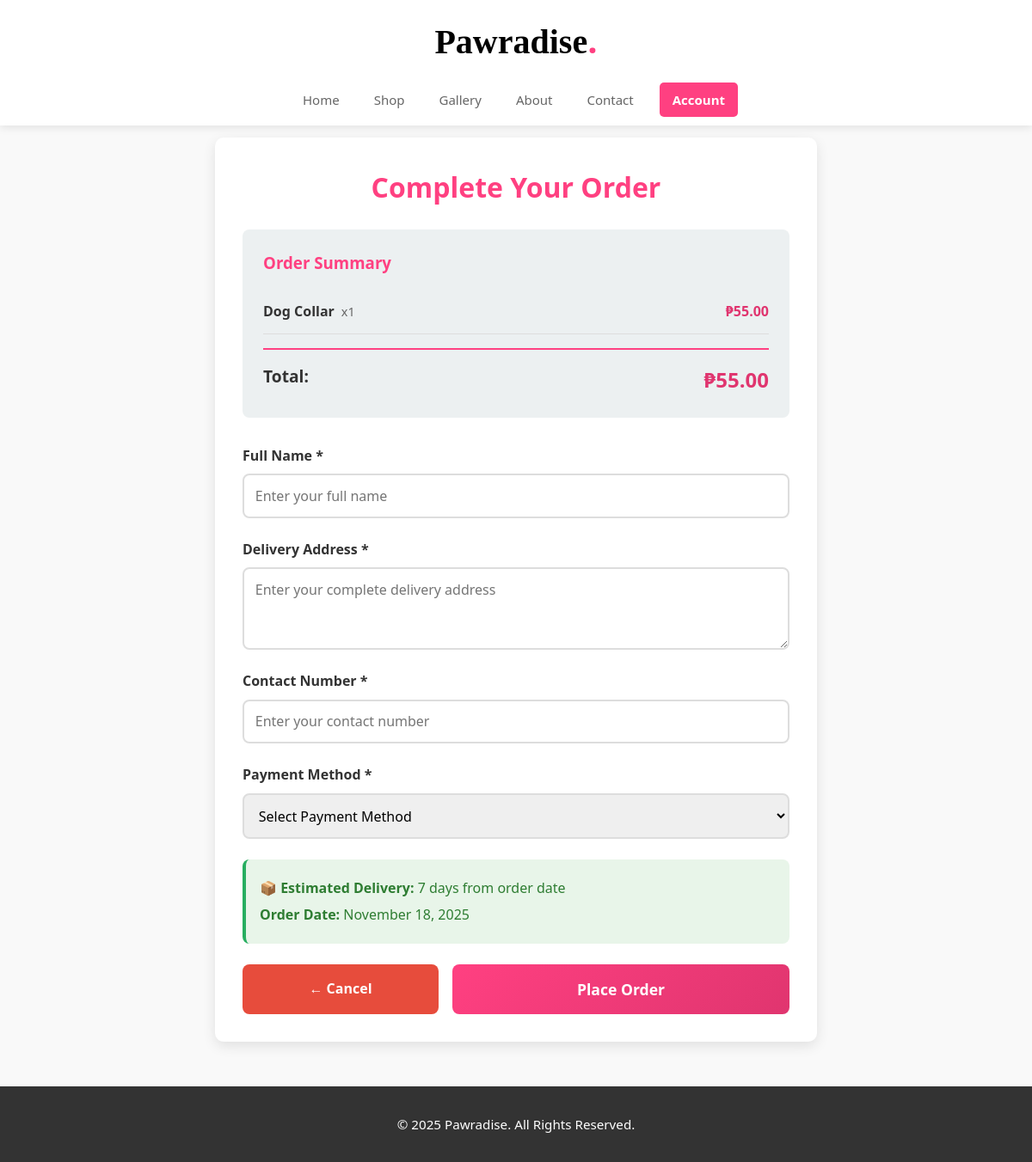
/buy_now/1 (signed in), run on the app's committed database.
### app.py (models this page shows)
class Product(db.Model):
    id = db.Column(db.Integer, primary_key=True)
    name = db.Column(db.String(100), nullable=False)
    price = db.Column(db.Float, nullable=False)
    description = db.Column(db.Text, nullable=True)
    image = db.Column(db.String(255))
    seller_id = db.Column(db.Integer, db.ForeignKey('user.id'), nullable=True)
    stock = db.Column(db.Integer, default=0)
    sales_count = db.Column(db.Integer, default=0)
    category = db.Column(db.String(50), nullable=True)

### app.py (the view)
@app.route('/buy_now/<int:product_id>')
@login_required
def buy_now(product_id):
    if session.get('role') == 'admin':
        flash('Admin accounts cannot purchase products.', 'error')
        return redirect(url_for('shop'))
    product = Product.query.get(product_id)
    if not product or product.stock < 1:
        flash('Product is out of stock.', 'error')
        return redirect(url_for('shop'))
    session['buy_now_product'] = product_id
    return render_template('order_form.html', cart_items=[(None, product)], buy_now=True)

### app.py (called while the page is built)
@app.context_processor
def utility_processor():
    return dict(timedelta=timedelta, now=datetime.utcnow)

def login_required(f):
    @wraps(f)
    def decorated_function(*args, **kwargs):
        if 'username' not in session:
            flash('Please login to access this page.', 'error')
            return redirect(url_for('login'))
        return f(*args, **kwargs)
    return decorated_function

### templates/order_form.html (shortened to what this page needs)
{% extends "base.html" %}
{% block content %}
<section class="order-form-section">
  <h2>Complete Your Order</h2>
  <div class="order-summary-box">
    <h3>Order Summary</h3>
    {% set total = namespace(value=0) %}
    {% for item, product in cart_items %}
      {% set qty = item.quantity if item else 1 %}
      <div class="summary-item">
        <div class="summary-product">
          <strong>{{ product.name }}</strong>
          <span class="summary-qty">x{{ qty }}</span>
        </div>
        <span class="summary-price">₱{{ "%.2f"|format(product.price * qty) }}</span>
      </div>
      {% set total.value = total.value + (product.price * qty) %}
    {% endfor %}
    <div class="summary-total">
      <strong>Total:</strong>
      <strong class="total-amount">₱{{ "%.2f"|format(total.value) }}</strong>
    </div>
  </div>
  <form action="{{ url_for('place_order') }}" method="POST" class="order-form">
    <div class="form-group">
      <label for="customer_name">Full Name *</label>
      <input type="text" id="customer_name" name="customer_name" placeholder="Enter your full name" required>
    </div>
    <div class="form-group">
      <label for="address">Delivery Address *</label>
      <textarea id="address" name="address" rows="3" placeholder="Enter your complete delivery address" required></textarea>
    </div>
    <div class="form-group">
      <label for="contact_number">Contact Number *</label>
      <input type="tel" id="contact_number" name="contact_number" placeholder="Enter your contact number" required>
    </div>
    <div class="form-group">
      <label for="payment_method">Payment Method *</label>
      <select id="payment_method" name="payment_method" required>
        <option value="">Select Payment Method</option>
      </select>
    </div>
    <div class="delivery-info">
      <p>📦 <strong>Estimated Delivery:</strong> 7 days from order date</p>
      <p> <strong>Order Date:</strong> {{ now().strftime("%B %d, %Y") }}</p>
    </div>
    <div class="form-actions">
      <a href="{{ url_for('cart') if not buy_now else url_for('shop') }}" class="cancel-btn">← Cancel</a>
      <button type="submit" class="submit-order-btn">Place Order </button>
    </div>
  </form>
</section>
{% endblock %}

### static/styles.css (style rules this page uses)
* { margin: 0; padding: 0; box-sizing: border-box; font-family: 'Segoe UI', Tahoma, Geneva, Verdana, sans-serif; }
:root { --primary-color: #ff4081; --secondary-color: #e0356f; --accent-color: #ffc0cb; --dark-bg: #2c3e50; --light-bg: #ecf0f1; --success: #27ae60; --error: #e74c3c; --warning: #f39c12; --text-dark: #333; --text-light: #fff; }
body { background: #f9f9f9; color: var(--text-dark); line-height: 1.6; }
.total-amount { color: var(--secondary-color); font-size: 1.5rem; }
.order-form-section { padding: 2rem; background: white; border-radius: 10px; margin: 120px auto 2rem; max-width: 700px; box-shadow: 0 5px 15px rgba(0,0,0,0.1); }
.order-form-section h2 { color: var(--primary-color); margin-bottom: 1.5rem; font-size: 2rem; text-align: center; }
.order-summary-box { background: var(--light-bg); padding: 1.5rem; border-radius: 8px; margin-bottom: 2rem; }
.order-summary-box h3 { color: var(--primary-color); margin-bottom: 1rem; }
.summary-item { display: flex; justify-content: space-between; align-items: center; padding: 0.8rem 0; border-bottom: 1px solid #ddd; }
.summary-product { display: flex; align-items: center; gap: 0.5rem; }
.summary-qty { color: #666; font-size: 0.9rem; }
.summary-price { font-weight: bold; color: var(--secondary-color); }
.summary-total { display: flex; justify-content: space-between; padding-top: 1rem; margin-top: 1rem; border-top: 2px solid var(--primary-color); font-size: 1.2rem; }
.total-amount { color: var(--secondary-color); font-weight: bold; }
.order-form { display: flex; flex-direction: column; gap: 1.5rem; }
.form-group { display: flex; flex-direction: column; }
.form-group label { font-weight: bold; color: var(--text-dark); margin-bottom: 0.5rem; }
.form-group input, .form-group textarea, .form-group select { padding: 0.8rem; border: 2px solid #ddd; border-radius: 8px; font-size: 1rem; transition: border-color 0.3s; }
.delivery-info { background: #e8f5e9; padding: 1rem; border-radius: 8px; border-left: 4px solid var(--success); }
.delivery-info p { margin: 0.3rem 0; color: #2e7d32; }
.form-actions { display: flex; gap: 1rem; justify-content: space-between; }
.cancel-btn { background: #95a5a6; color: white; padding: 1rem 2rem; border-radius: 8px; text-decoration: none; font-weight: bold; transition: all 0.3s; text-align: center; flex: 1; }
.submit-order-btn { background: linear-gradient(135deg, var(--primary-color), var(--secondary-color)); color: white; padding: 1rem 2rem; border: none; border-radius: 8px; font-weight: bold; font-size: 1.1rem; cursor: pointer; transition: all 0.3s; flex: 2; }
.cancel-btn { background: var(--error); color: white; }
html, body { height: 100%; display: flex; flex-direction: column; }

### data on the page
Product: name "Dog Collar", qty "1", product.price*qty "55.00"

### other printed values
{{ "%.2f"|format(total.value) }} "55.00"
